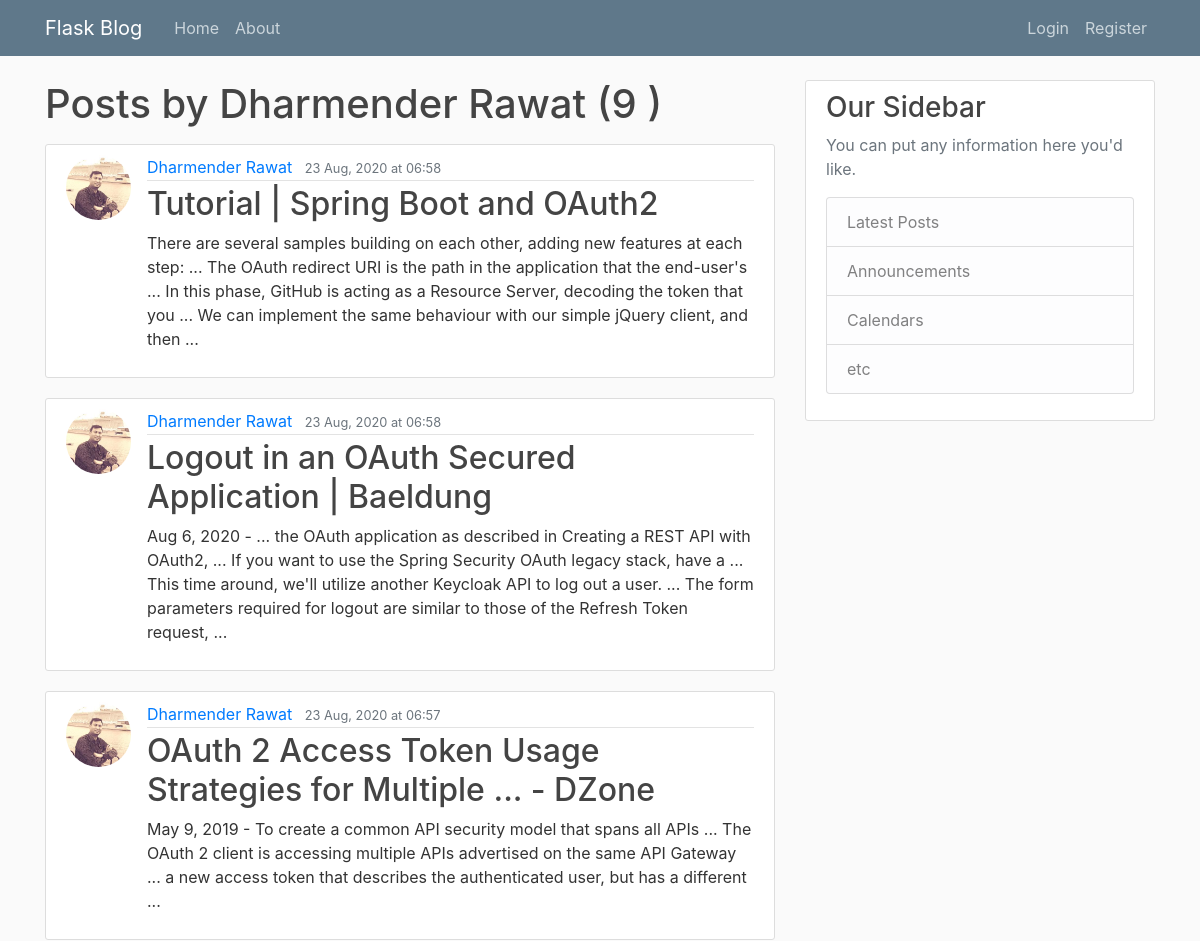
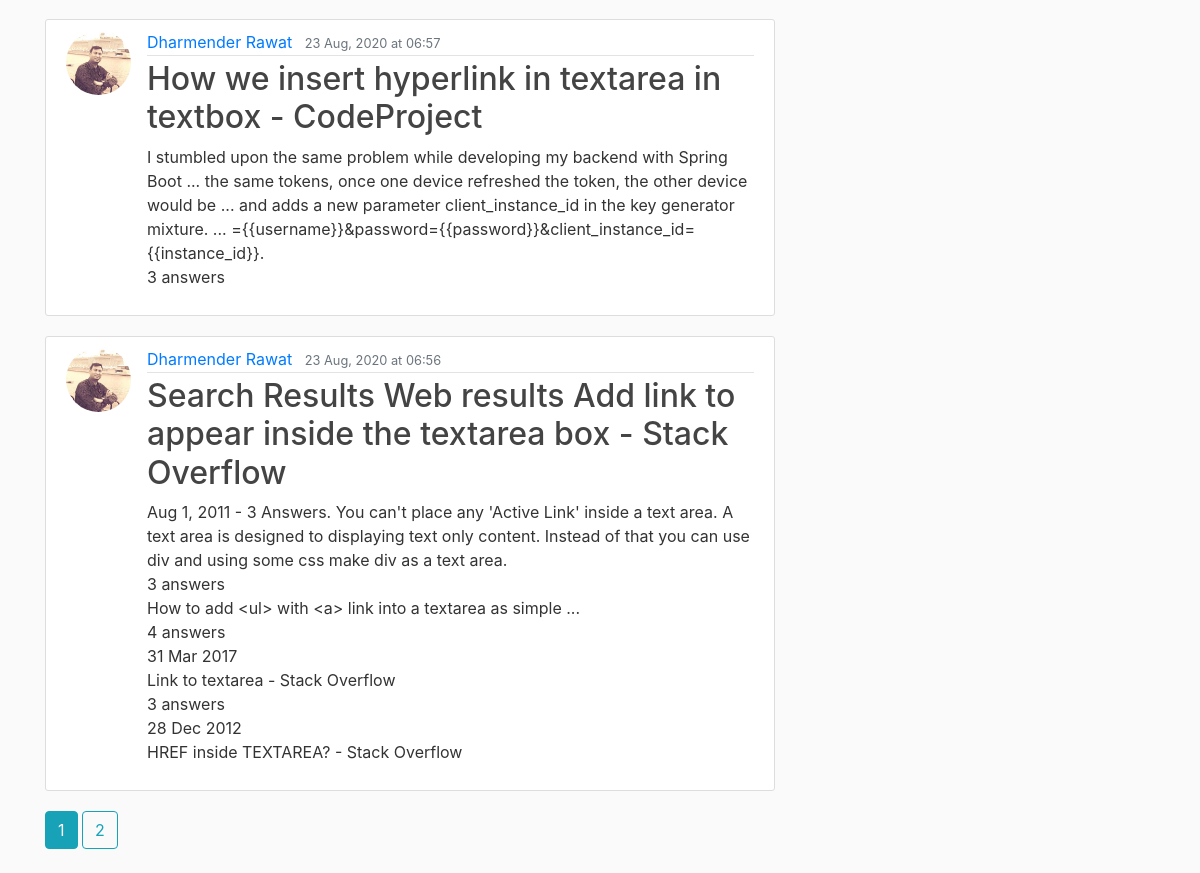
The page /user/posts/Dharmender Rawat on the database as committed earlier (2 pictures, top to bottom).
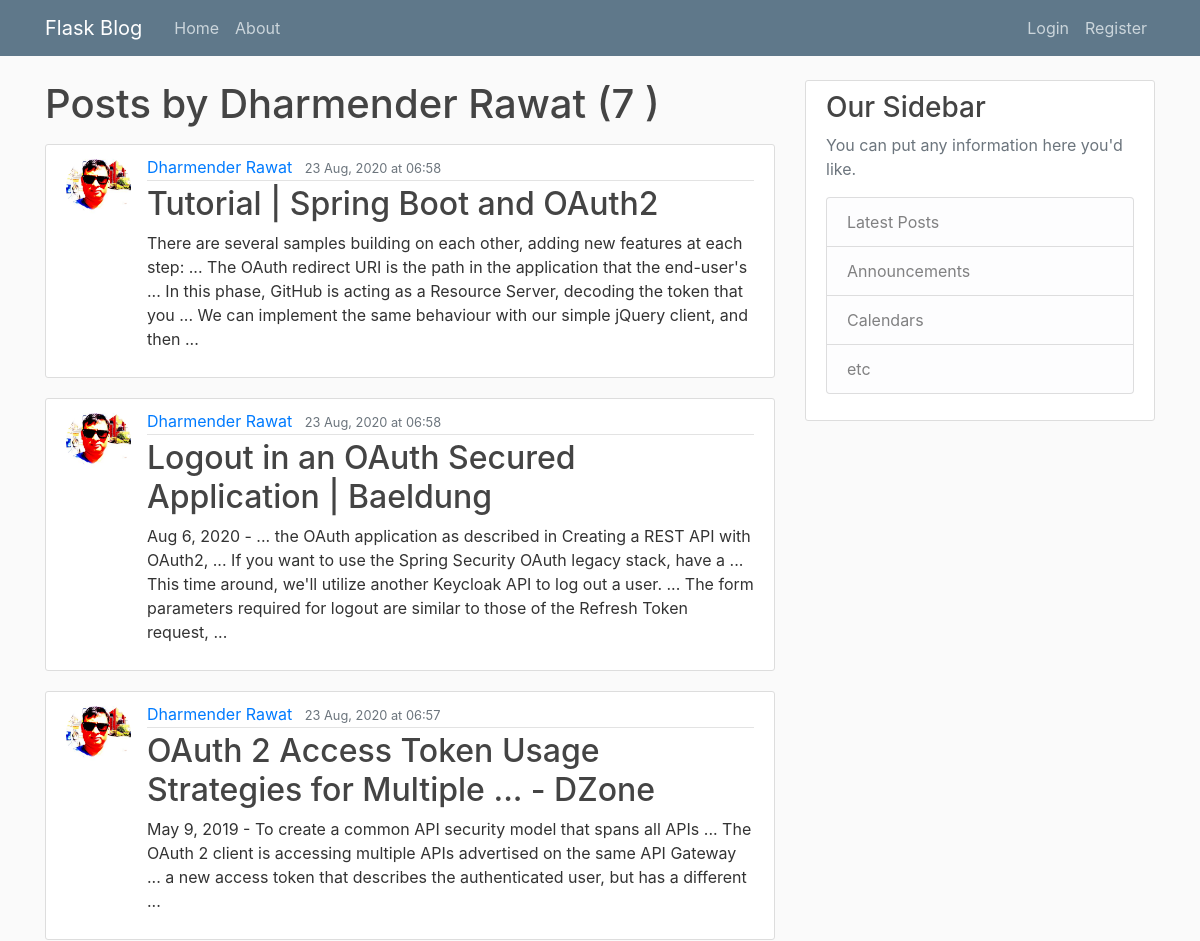
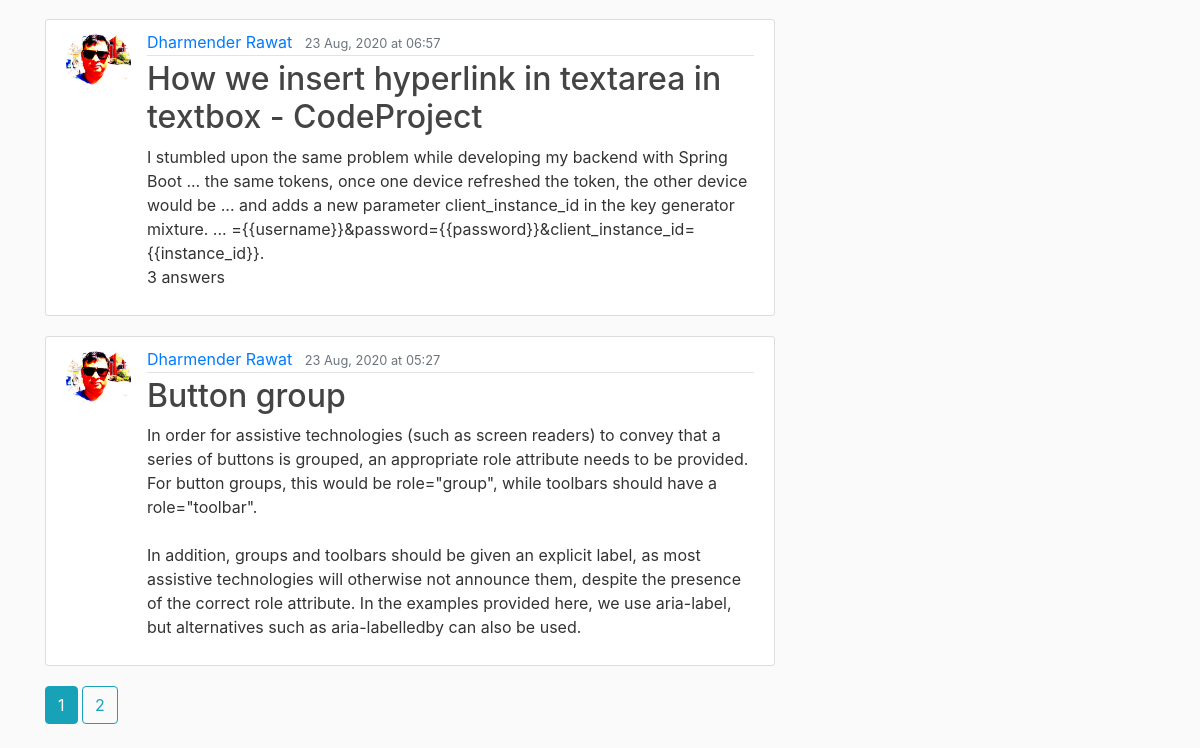
The same page on the database as committed later (2 pictures, top to bottom).
### blog/models.py (models this page shows, shortened)
class Post(db.Model):
    id = db.Column('post_id', db.Integer, primary_key=True)
    title = db.Column(db.String(120),  nullable=False)
    date_posted = db.Column(db.DateTime, nullable=False, default = datetime.utcnow)
    contents = db.Column(db.Text, nullable = False)
    user_id = db.Column(db.Integer, db.ForeignKey('user.id'), nullable = False)

class User (db.Model, UserMixin):
    id = db.Column(db.Integer, primary_key = True)
    username = db.Column(db.String(20), unique = True, nullable = False)
    email = db.Column(db.String(120), unique=True, nullable=False)
    image_file = db.Column(db.String(20), nullable=False, default = 'default.jpg')
    password = db.Column(db.String(60), nullable=False)
    posts = db.relationship('Post', backref = 'author', lazy = True)

### blog/users/routes.py (the view)
@users_bp.route("/user/posts/<username>")
def user_posts(username):
    page = request.args.get('page', 1, type=int)
    user = User.query.filter_by(username=username).first_or_404()
    posts = Post.query.filter_by(author=user)\
                        .order_by(Post.date_posted.desc())\
                        .paginate(page=page, per_page=5)
    return render_template('user_posts.html', posts=posts, title=username + "'s Post", date_format=date_format, user=user)

### blog/main/utils.py (called while the page is built)
def date_format(mydate):
    mydate = mydate.replace(tzinfo=pytz.UTC)
    mydate = mydate.replace(tzinfo=pytz.UTC)
    return mydate.astimezone(tzlocal()).strftime('%d %b, %Y at %H:%M')

### blog/templates/user_posts.html
{% extends "layout.html" %}
{% block content %}
<h1 class="mb-3">Posts by {{user.username}} ({{ posts .total}} ) </h1>
{% for post in posts.items %}
<article class="media content-section">
    <img class="rounded-circle article-img"
         src="{{ url_for('static', filename='profile_pics/' + post.author.image_file) }}">
    <div class="media-body">
        <div class="article-metadata">
            <a class="mr-2" href="{{ url_for('users_bp.user_posts', username=post.author.username )}}">{{ post.author.username }}</a>
            <small class="text-muted">{{ date_format(post.date_posted) }}</small>
        </div>
        <h2><a class="article-title" href="{{ url_for('posts_bp.post', post_id=post.id) }}">{{ post.title }}</a></h2>
        <p class="article-content">{{ post.contents }}</p>
    </div>
</article>
{% endfor %}
{%  for page_num in posts.iter_pages(left_edge=1, right_edge=1, left_current=1, right_current=2) %}
    {%  if page_num %}
        {% if posts.page == page_num %}
        <a class="btn btn-info mb-4"    href="{{ url_for('users_bp.user_posts', username=user.username, page=page_num)}}"> {{page_num}} </a>
        {% else %}
        <a class="btn btn-outline-info mb-4"    href="{{ url_for('users_bp.user_posts', username=user.username, page=page_num)}}"> {{page_num}} </a>
        {% endif %}
    {%  else %}
    ...
    {%  endif %}
{%  endfor %}
{% endblock %}

Rows that differ between the two databases and show on the page:
removed Post: image_file (picture), author.username "Dharmender Rawat", date_posted "23 Aug, 2020 at 06:56", title "Search Results Web results Add link to appear inside the textarea box - Stack Overflow", contents "Aug 1, 2011 - 3 Answers. You can't place any 'Active Link' inside a text area. A text area is designed to displaying text only content. Instead of that you can use div and using some css make div as a text area. 3 answers How to add <ul> with <a> link into a textarea as simple ... 4 answers 31 Mar 2017 Link to textarea - Stack Overflow 3 answers 28 Dec 2012 HREF inside TEXTAREA? - Stack Overflow"
changed through a linked row, Post "Tutorial | Spring Boot and OAuth2": image_file: a different picture
changed through a linked row, Post "Logout in an OAuth Secured Application | Baeldung": image_file: a different picture
changed through a linked row, Post "OAuth 2 Access Token Usage Strategies for Multiple ... - DZone": image_file: a different picture
changed through a linked row, Post "How we insert hyperlink in textarea in textbox - CodeProject": image_file: a different picture
now on this page (row unchanged): Post: image_file (picture), author.username "Dharmender Rawat", date_posted "23 Aug, 2020 at 05:27", title "Button group", contents "In order for assistive technologies (such as screen readers) to convey that a series of buttons is grouped, an appropriate role attribute needs to be provided. For button groups, this would be role=\"group\", while toolbars should have a role=\"toolbar\". In addition, groups and toolbars should be given an explicit label, as most assistive technologies will otherwise not announce them, despite the presence of the correct role attribute. In the examples provided here, we use aria-label, but alternatives such as aria-labelledby can also be used."
Other text that changed with them:
{{ posts .total }}: "9" → "7"
